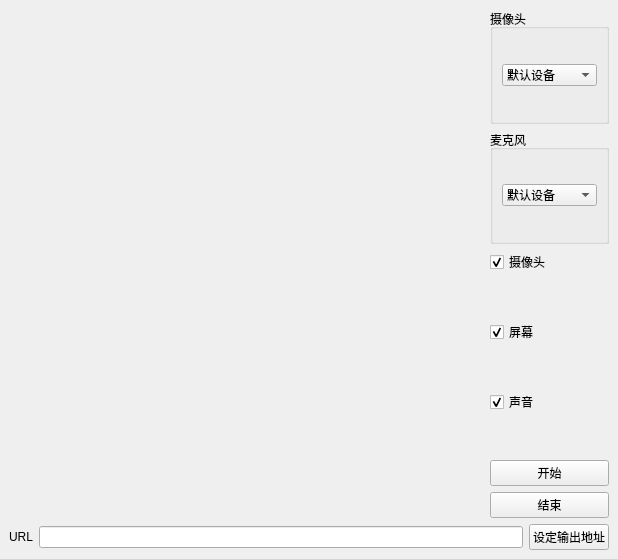
<?xml version="1.0" encoding="UTF-8"?>
<ui version="4.0">
 <class>MainWindow</class>
 <widget class="QMainWindow" name="MainWindow">
  <property name="geometry">
   <rect>
    <x>0</x>
    <y>0</y>
    <width>618</width>
    <height>559</height>
   </rect>
  </property>
  <property name="windowTitle">
   <string>MainWindow</string>
  </property>
  <widget class="QWidget" name="centralwidget">
   <layout class="QHBoxLayout" name="horizontalLayout_6">
    <item>
     <layout class="QVBoxLayout" name="verticalLayout_2" stretch="9,1">
      <item>
       <layout class="QHBoxLayout" name="horizontalLayout_4" stretch="8,2">
        <item>
         <widget class="QWidget" name="wg_show" native="true">
          <property name="minimumSize">
           <size>
            <width>200</width>
            <height>200</height>
           </size>
          </property>
          <layout class="QHBoxLayout" name="horizontalLayout_3">
           <item>
            <widget class="QLabel" name="lb_show">
             <property name="text">
              <string/>
             </property>
            </widget>
           </item>
          </layout>
         </widget>
        </item>
        <item>
         <layout class="QVBoxLayout" name="verticalLayout" stretch="3,3,3,0,3,0,3,0,2,2">
          <item>
           <widget class="QGroupBox" name="gb_camera">
            <property name="title">
             <string>摄像头</string>
            </property>
            <layout class="QHBoxLayout" name="horizontalLayout">
             <item>
              <widget class="QComboBox" name="cbb_camera_default">
               <item>
                <property name="text">
                 <string>默认设备</string>
                </property>
               </item>
              </widget>
             </item>
            </layout>
           </widget>
          </item>
          <item>
           <widget class="QGroupBox" name="gb_microphone">
            <property name="title">
             <string>麦克风</string>
            </property>
            <layout class="QHBoxLayout" name="horizontalLayout_2">
             <item>
              <widget class="QComboBox" name="cbb_microphone_default">
               <item>
                <property name="text">
                 <string>默认设备</string>
                </property>
               </item>
              </widget>
             </item>
            </layout>
           </widget>
          </item>
          <item>
           <widget class="QCheckBox" name="cb_camera">
            <property name="layoutDirection">
             <enum>Qt::LeftToRight</enum>
            </property>
            <property name="text">
             <string>摄像头</string>
            </property>
            <property name="checked">
             <bool>true</bool>
            </property>
            <property name="tristate">
             <bool>false</bool>
            </property>
           </widget>
          </item>
          <item>
           <spacer name="verticalSpacer">
            <property name="orientation">
             <enum>Qt::Vertical</enum>
            </property>
            <property name="sizeHint" stdset="0">
             <size>
              <width>20</width>
              <height>40</height>
             </size>
            </property>
           </spacer>
          </item>
          <item>
           <widget class="QCheckBox" name="cb_screen">
            <property name="text">
             <string>屏幕</string>
            </property>
            <property name="checked">
             <bool>true</bool>
            </property>
            <property name="tristate">
             <bool>false</bool>
            </property>
           </widget>
          </item>
          <item>
           <spacer name="verticalSpacer_2">
            <property name="orientation">
             <enum>Qt::Vertical</enum>
            </property>
            <property name="sizeHint" stdset="0">
             <size>
              <width>20</width>
              <height>40</height>
             </size>
            </property>
           </spacer>
          </item>
          <item>
           <widget class="QCheckBox" name="cb_voice">
            <property name="text">
             <string>声音</string>
            </property>
            <property name="checked">
             <bool>true</bool>
            </property>
            <property name="tristate">
             <bool>false</bool>
            </property>
           </widget>
          </item>
          <item>
           <spacer name="verticalSpacer_3">
            <property name="orientation">
             <enum>Qt::Vertical</enum>
            </property>
            <property name="sizeHint" stdset="0">
             <size>
              <width>20</width>
              <height>40</height>
             </size>
            </property>
           </spacer>
          </item>
          <item>
           <widget class="QPushButton" name="pb_satrt">
            <property name="text">
             <string>开始</string>
            </property>
           </widget>
          </item>
          <item>
           <widget class="QPushButton" name="pb_end">
            <property name="text">
             <string>结束</string>
            </property>
           </widget>
          </item>
         </layout>
        </item>
       </layout>
      </item>
      <item>
       <layout class="QHBoxLayout" name="horizontalLayout_5">
        <item>
         <widget class="QLabel" name="lb_url">
          <property name="text">
           <string>URL</string>
          </property>
         </widget>
        </item>
        <item>
         <widget class="QLineEdit" name="le_editurl"/>
        </item>
        <item>
         <widget class="QPushButton" name="pb_seturl">
          <property name="text">
           <string>设定输出地址</string>
          </property>
         </widget>
        </item>
       </layout>
      </item>
     </layout>
    </item>
   </layout>
  </widget>
 </widget>
 <resources/>
 <connections/>
</ui>
